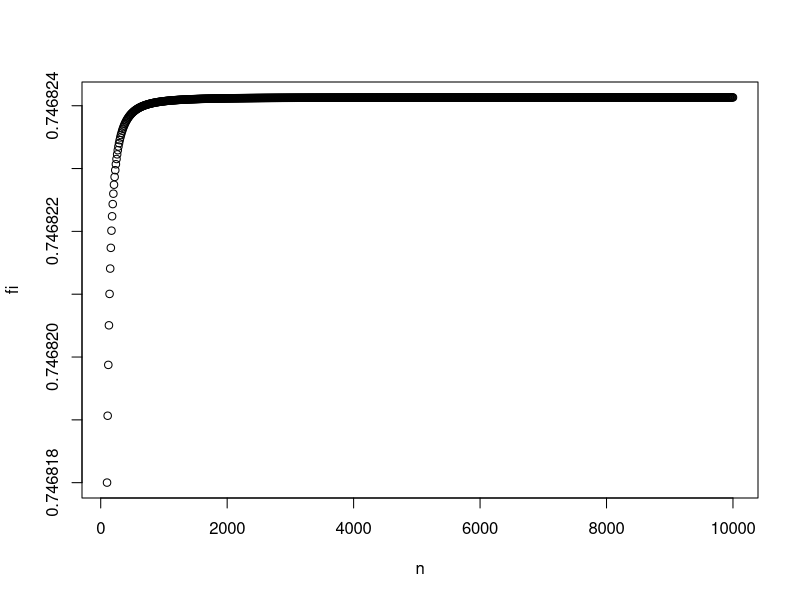
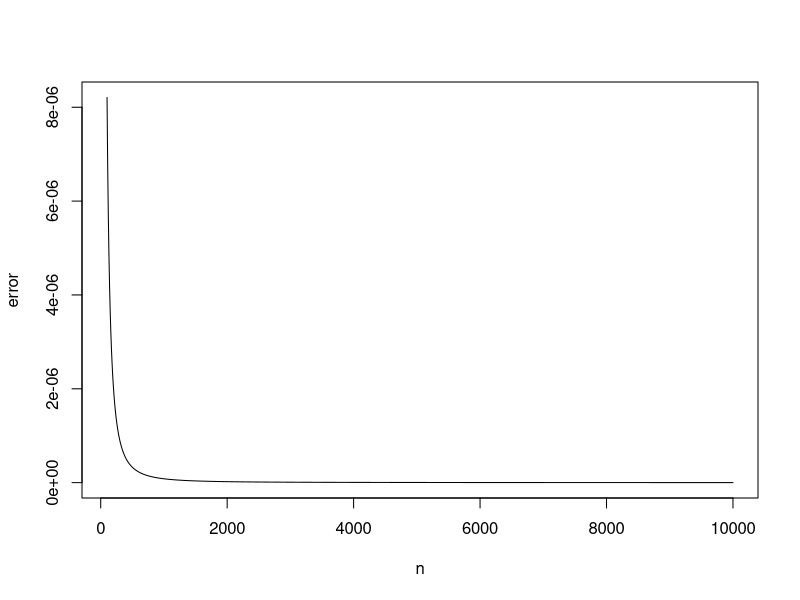

The R script that drew these images, in order:
a <- 0
b <- 1
n <- seq(100,10000,10,)
f <- function(x) exp(-x^2)

fi <- list() 

for (i in 1:length(n)) {
  ni <- n[i]
  h <- (b-a)/ni
  suma <- 0
  for(j in 1:(ni-1)) {
    suma <- suma + f(a+j*h)
  }
  fi[i] <- (h/2)*(f(a)+f(b)+2*suma)
}

result <- cbind(n,fi)

plot(result)

error <- list()
for (i in 1:length(n)) {
  error[i] <- abs((0.746824132812 - fi[[i]])/fi[[i]])
}


error_r <- cbind(n,error)
plot(error_r, type="l")
